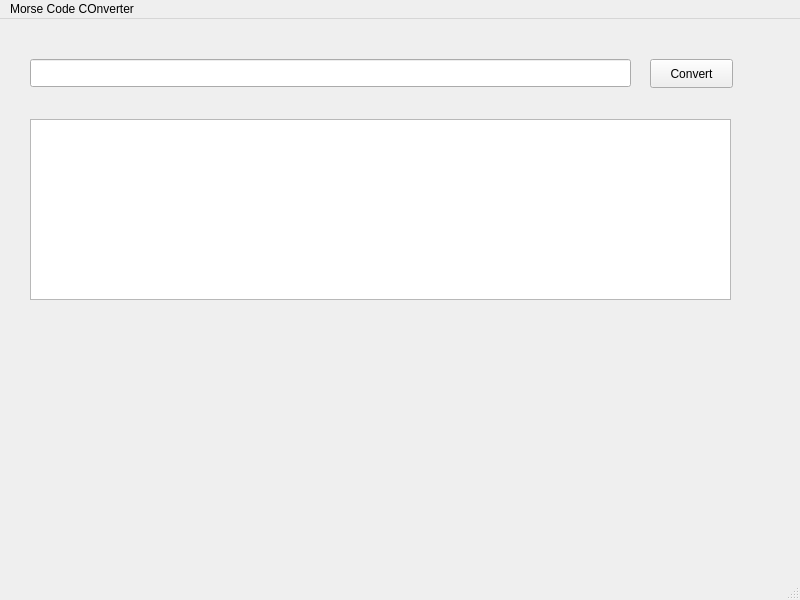
<?xml version="1.0" encoding="UTF-8"?>
<ui version="4.0">
 <class>MainWindow</class>
 <widget class="QMainWindow" name="MainWindow">
  <property name="geometry">
   <rect>
    <x>0</x>
    <y>0</y>
    <width>800</width>
    <height>600</height>
   </rect>
  </property>
  <property name="windowTitle">
   <string>MainWindow</string>
  </property>
  <widget class="QWidget" name="centralwidget">
   <widget class="QPlainTextEdit" name="outputTextEdit">
    <property name="geometry">
     <rect>
      <x>30</x>
      <y>100</y>
      <width>701</width>
      <height>181</height>
     </rect>
    </property>
   </widget>
   <widget class="QPushButton" name="convertButton">
    <property name="geometry">
     <rect>
      <x>650</x>
      <y>40</y>
      <width>83</width>
      <height>29</height>
     </rect>
    </property>
    <property name="autoFillBackground">
     <bool>false</bool>
    </property>
    <property name="text">
     <string>Convert</string>
    </property>
   </widget>
   <widget class="QLineEdit" name="inputLineEdit">
    <property name="geometry">
     <rect>
      <x>30</x>
      <y>40</y>
      <width>601</width>
      <height>28</height>
     </rect>
    </property>
   </widget>
  </widget>
  <widget class="QMenuBar" name="menubar">
   <property name="geometry">
    <rect>
     <x>0</x>
     <y>0</y>
     <width>800</width>
     <height>25</height>
    </rect>
   </property>
   <widget class="QMenu" name="menuMorse_Code_COnverter">
    <property name="title">
     <string>Morse Code COnverter</string>
    </property>
   </widget>
   <addaction name="menuMorse_Code_COnverter"/>
  </widget>
  <widget class="QStatusBar" name="statusbar"/>
 </widget>
 <resources/>
 <connections/>
</ui>
